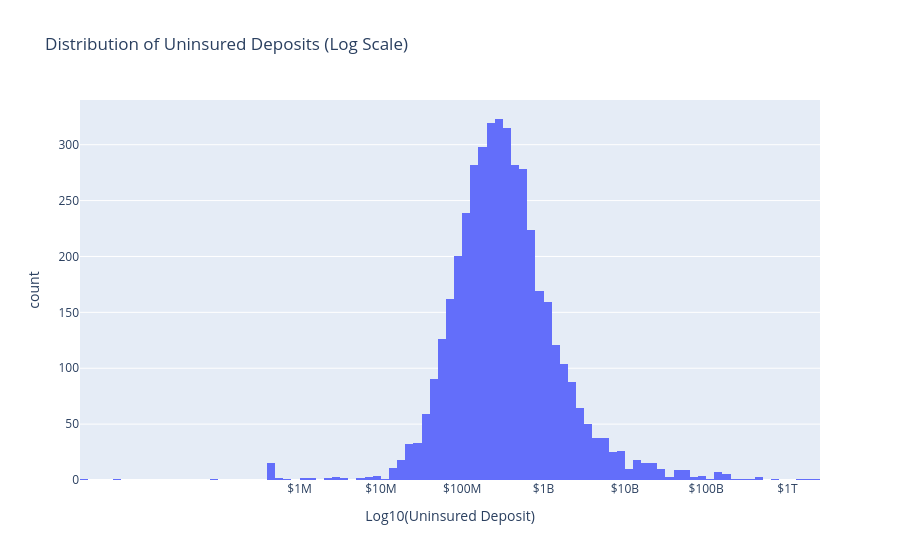

Here is the notebook cell this chart was saved with:
### Markdown cell above
## Uninsured Deposits

Uninsured deposits (above the FDIC $250K insurance limit) are a key measure of 
bank fragility in Jiang et al. Banks with high uninsured deposits are more vulnerable 
to runs when they have large unrealized losses — depositors have more incentive to 
withdraw since their funds are not protected.

### Code cell
fig = px.histogram(
    bank_panel,
    x=np.log10(bank_panel["Uninsured Deposit"].replace(0, np.nan)),
    nbins=100,
    title="Distribution of Uninsured Deposits (Log Scale)",
    labels={"x": "Log10(Uninsured Deposit)"},
)

fig.update_xaxes(
    tickvals=[3, 4, 5, 6, 7, 8, 9],
    ticktext=["$1M", "$10M", "$100M", "$1B", "$10B", "$100B", "$1T"]
)

fig

### Figure 1 — Plotly figure (JSON) as saved in the notebook; plotly's stock layout.template omitted (floating-point values rounded to 4 significant figures; data arrays with more than 128 entries replaced by an {"elided": "..."} marker saying what was removed)
{"data": [{"alignmentgroup": "True", "bingroup": "x", "hovertemplate": "Log10(Uninsured Deposit)=%{x}<br>count=%{y}<extra></extra>", "legendgroup": "", "marker": {"color": "#636efa", "pattern": {"shape": ""}}, "name": "", "nbinsx": 100, "offsetgroup": "", "orientation": "v", "showlegend": false, "type": "histogram", "x": {"elided": "4394 float values"}, "xaxis": "x", "yaxis": "y"}], "layout": {"barmode": "relative", "legend": {"tracegroupgap": 0}, "title": {"text": "Distribution of Uninsured Deposits (Log Scale)"}, "xaxis": {"anchor": "y", "domain": [0, 1], "ticktext": ["$1M", "$10M", "$100M", "$1B", "$10B", "$100B", "$1T"], "tickvals": [3, 4, 5, 6, 7, 8, 9], "title": {"text": "Log10(Uninsured Deposit)"}}, "yaxis": {"anchor": "x", "domain": [0, 1], "title": {"text": "count"}}}}
